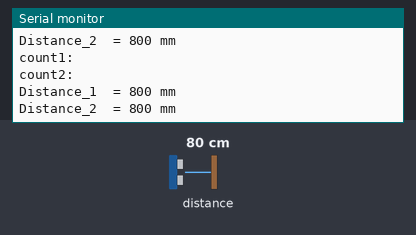
Bench run of a sketch on a simulated ESP32. Parts: the last lines printed to the serial monitor. The inputs (shaded band) are chosen by the test bench; at power-on: distance to the obstacle 80 cm. Uploads are accepted with an empty reply.

Above: at 1.2 s.
1.3 s: distance to the obstacle set to 2 cm
At 1.36 s:
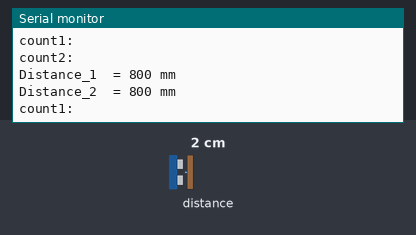
4.3 s: distance to the obstacle set to 35 cm
At 6.29 s:
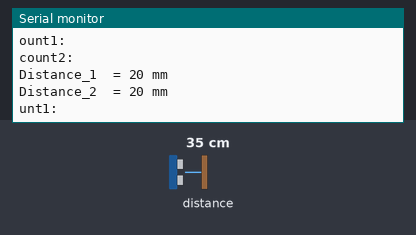
Timing chart, 0 to 7.8 s (numbered marks = the images above; inputs shaded):
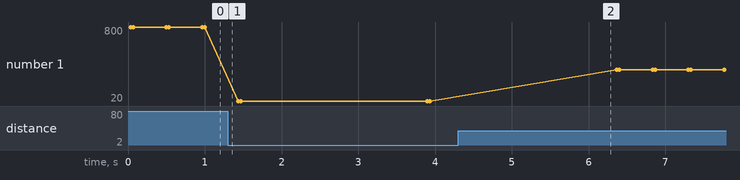

The sketch:

DIST1.0.ino
```cpp
#include <Wire.h>
#include <HTTPClient.h>
#include <VL53L0X.h>

VL53L0X lox_1;
VL53L0X lox_2;

int httpCode;
int startTime = 0;

const char WIFI_SSID[] = "TP-Link_4F90";         // CHANGE IT
const char WIFI_PASSWORD[] = "NTOContest202324"; // CHANGE IT

HTTPClient http;
String HOST_NAME   = "http://192.168.0.17:8000";
String PATH_NAME_TRAFFIC1   = "/traffic1";
String PATH_NAME_TRAFFIC2   = "/traffic2";
String traffic_1 = "";
String traffic_2 = "";
String dist_1 = "";
String dist_2 = "";
String QUERY = "value=";

int count1 = 0;
int count2 = 0;


void setup() {
  Serial.begin(9600);
  Wire.begin();

  lox_1.init();
  lox_1.setTimeout(500);
  // параметры для режима высокой точности
  lox_1.setMeasurementTimingBudget(200000);

  lox_2.init();
  lox_2.setTimeout(500);
  // параметры для режима высокой точности
  lox_2.setMeasurementTimingBudget(200000);
}

void loop() {
  float dist1 = lox_1.readRangeSingleMillimeters();
  // Вывод измеренных значений в терминал
  Serial.println("Distance_1  = " + String(dist1, 0) + " mm  ");

  float dist2 = lox_2.readRangeSingleMillimeters();
  // Вывод измеренных значений в терминал
  Serial.println("Distance_2  = " + String(dist2, 0) + " mm  ");

  if (dist1 < 200){
    count1 += 1;
    delay(2000);
  }
  else if (dist2 < 200){
    count2 += 1;
    delay(2000);
  }

  if ((startTime+60000) < millis()){
    startTime = millis();
  } else{
    http.begin(HOST_NAME + PATH_NAME_TRAFFIC1 + "?" + QUERY + String(count1, 1));
    http.addHeader("Content-Type", "application/x-www-form-urlencoded");
    httpCode = http.GET();
    Serial.println("count1: "+count1);
    http.end();

    http.begin(HOST_NAME + PATH_NAME_TRAFFIC2 + "?" + QUERY + String(count2, 1));
    http.addHeader("Content-Type", "application/x-www-form-urlencoded");
    httpCode = http.GET();
    Serial.println("count2: "+count2);
    http.end();
  }
}
```

Measured:
- plotted number 1: 800 → 20 after the input at 1.3 s, 20 → 350 after the input at 4.3 s
